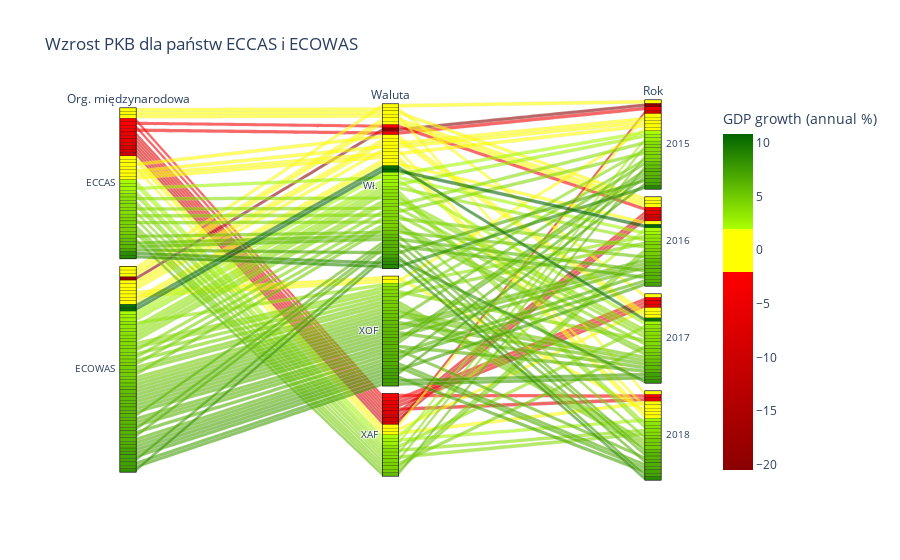

This figure's notebook cell:
### Markdown cell above
Państwa zachodnioafrykańskie średnio rozwijały się szybciej przez cały badany okres. Jedynie w 2015 roku różnica we wzroście PKB była niewielka, choć wpływało na to jedno państwo, które zanotowało 20-procentowy spadek PKB. Państwa środkowoafrykańskie radziły sobie słabiej w rozwoju gospodarczym i przez lata 2016 - 2018, 3 z tych krajów zajmowały najniższe pozycje we wzroście PKB.

### Code cell
#Wykres ilustrujący wzrost PKB w badanycm okresie dla poszczególnych lat, z wyróżnieniem waluty posiadanej przez państwo oraz przynależności do organizacji regionalnej.
skala = (df_p["GDP growth (annual %)"].max() - df_p["GDP growth (annual %)"].min())
zero = -df_p["GDP growth (annual %)"].min()/skala
dwaplus = (skala + (2 - df_p["GDP growth (annual %)"].max()))/skala
dwamin = (skala + (-2 - df_p["GDP growth (annual %)"].max()))/skala
fig = px.parallel_categories(df_p,
                            dimensions=df_p.columns[2:5],
                            color = "GDP growth (annual %)",
                            color_continuous_scale=[(0, "darkred"),(dwamin, "red"), (dwamin, "yellow"),
                                                    (dwaplus, "yellow") ,  (dwaplus, "#AAFF00"), (1, "darkgreen")],
                            title = "Wzrost PKB dla państw ECCAS i ECOWAS"
                            )

fig.show()

### Figure 1 — Plotly figure (JSON) as saved in the notebook; plotly's stock layout.template omitted (floating-point values rounded to 4 significant figures)
{"data": [{"dimensions": [{"label": "Org. międzynarodowa", "values": ["ECCAS", "ECCAS", "ECCAS", "ECCAS", "ECOWAS", "ECOWAS", "ECOWAS", "ECOWAS", "ECOWAS", "ECOWAS", "ECOWAS", "ECOWAS", "ECCAS", "ECCAS", "ECCAS", "ECCAS", "ECOWAS", "ECOWAS", "ECOWAS", "ECOWAS", "ECCAS", "ECCAS", "ECCAS", "ECCAS", "ECCAS", "ECCAS", "ECCAS", "ECCAS", "ECCAS", "ECCAS", "ECCAS", "ECCAS", "ECCAS", "ECCAS", "ECCAS", "ECCAS", "ECCAS", "ECCAS", "ECCAS", "ECCAS", "ECOWAS", "ECOWAS", "ECOWAS", "ECOWAS", "ECCAS", "ECCAS", "ECCAS", "ECCAS", "ECCAS", "ECCAS", "ECCAS", "ECCAS", "ECOWAS", "ECOWAS", "ECOWAS", "ECOWAS", "ECOWAS", "ECOWAS", "ECOWAS", "ECOWAS", "ECOWAS", "ECOWAS", "ECOWAS", "ECOWAS", "ECOWAS", "ECOWAS", "ECOWAS", "ECOWAS", "ECOWAS", "ECOWAS", "ECOWAS", "ECOWAS", "ECOWAS", "ECOWAS", "ECOWAS", "ECOWAS", "ECOWAS", "ECOWAS", "ECOWAS", "ECOWAS", "ECOWAS", "ECOWAS", "ECOWAS", "ECOWAS", "ECCAS", "ECCAS", "ECCAS", "ECCAS", "ECCAS", "ECCAS", "ECCAS", "ECCAS", "ECOWAS", "ECOWAS", "ECOWAS", "ECOWAS", "ECOWAS", "ECOWAS", "ECOWAS", "ECOWAS", "ECOWAS", "ECOWAS", "ECOWAS", "ECOWAS"]}, {"label": "Waluta", "values": ["Wł.", "Wł.", "Wł.", "Wł.", "XOF", "XOF", "XOF", "XOF", "XOF", "XOF", "XOF", "XOF", "Wł.", "Wł.", "Wł.", "Wł.", "Wł.", "Wł.", "Wł.", "Wł.", "XAF", "XAF", "XAF", "XAF", "XAF", "XAF", "XAF", "XAF", "XAF", "XAF", "XAF", "XAF", "Wł.", "Wł.", "Wł.", "Wł.", "XAF", "XAF", "XAF", "XAF", "XOF", "XOF", "XOF", "XOF", "XAF", "XAF", "XAF", "XAF", "XAF", "XAF", "XAF", "XAF", "Wł.", "Wł.", "Wł.", "Wł.", "Wł.", "Wł.", "Wł.", "Wł.", "Wł.", "Wł.", "Wł.", "Wł.", "XOF", "XOF", "XOF", "XOF", "Wł.", "Wł.", "Wł.", "Wł.", "XOF", "XOF", "XOF", "XOF", "XOF", "XOF", "XOF", "XOF", "Wł.", "Wł.", "Wł.", "Wł.", "Wł.", "Wł.", "Wł.", "Wł.", "Wł.", "Wł.", "Wł.", "Wł.", "XOF", "XOF", "XOF", "XOF", "Wł.", "Wł.", "Wł.", "Wł.", "XOF", "XOF", "XOF", "XOF"]}, {"label": "Rok", "values": [2015, 2016, 2017, 2018, 2015, 2016, 2017, 2018, 2015, 2016, 2017, 2018, 2015, 2016, 2017, 2018, 2015, 2016, 2017, 2018, 2015, 2016, 2017, 2018, 2015, 2016, 2017, 2018, 2015, 2016, 2017, 2018, 2015, 2016, 2017, 2018, 2015, 2016, 2017, 2018, 2015, 2016, 2017, 2018, 2015, 2016, 2017, 2018, 2015, 2016, 2017, 2018, 2015, 2016, 2017, 2018, 2015, 2016, 2017, 2018, 2015, 2016, 2017, 2018, 2015, 2016, 2017, 2018, 2015, 2016, 2017, 2018, 2015, 2016, 2017, 2018, 2015, 2016, 2017, 2018, 2015, 2016, 2017, 2018, 2015, 2016, 2017, 2018, 2015, 2016, 2017, 2018, 2015, 2016, 2017, 2018, 2015, 2016, 2017, 2018, 2015, 2016, 2017, 2018]}], "domain": {"x": [0, 1], "y": [0, 1]}, "line": {"color": [0.9436, -2.58, -0.1471, -1.316, 1.778, 3.34, 5.672, 6.697, 3.921, 5.958, 6.203, 6.605, -3.9, -0.6, 0.5, 1.61, 0.936, 4.281, 4.551, 3.707, 5.667, 4.536, 3.541, 3.956, 4.337, 4.75, 4.527, 3.789, 2.768, -6.256, -2.989, 2.374, 6.916, 2.399, 3.727, 5.821, 0.4152, -8.685, -5.595, -2.304, 7.195, 7.173, 7.411, 4.843, -9.11, -8.816, -5.668, -6.237, 3.879, 2.091, 0.4726, 0.8379, 4.058, 1.943, 4.823, 7.235, 2.121, 3.373, 8.129, 6.2, 3.826, 10.82, 10.3, 6.358, 6.134, 6.263, 5.919, 1.284, -0.01856, -1.555, 2.455, 1.158, 6.172, 5.852, 5.305, 4.746, 4.393, 5.741, 5.005, 7.211, 2.653, -1.617, 0.8059, 1.923, 8.857, 5.971, 3.929, 8.536, 1.54, 5.177, 4.113, 4.378, 6.367, 6.356, 7.407, 6.209, -20.49, 6.347, 3.754, 3.473, 5.468, 4.215, 4.008, 4.795], "coloraxis": "coloraxis"}, "name": "", "type": "parcats"}], "layout": {"coloraxis": {"colorbar": {"title": {"text": "GDP growth (annual %)"}}, "colorscale": [[0, "darkred"], [0.5905, "red"], [0.5905, "yellow"], [0.7183, "yellow"], [0.7183, "#AAFF00"], [1, "darkgreen"]]}, "legend": {"tracegroupgap": 0}, "title": {"text": "Wzrost PKB dla państw ECCAS i ECOWAS"}}}
